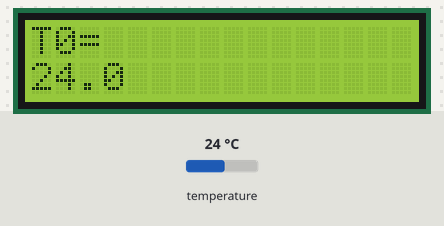
This sketch was run on a simulated Arduino Uno, built with avr-gcc and run on an emulated ATmega328P. Parts: 16×2 character LCD. Inputs (shaded band) come from the test bench; at power-on: temperature 24 °C.

Above: at 1.2 s.
1.3 s: temperature set to 12 °C
At 2.6 s:
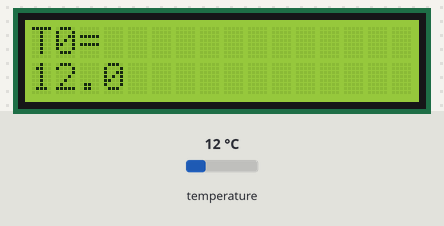
2.9 s: temperature set to 19 °C
At 4.4 s:
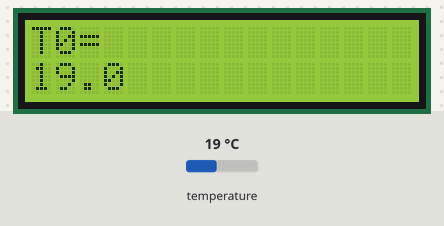
4.8 s: temperature set to 28 °C
At 6.2 s:
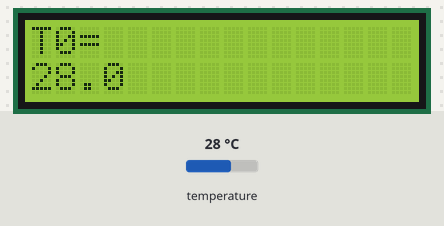
Timing chart, 0 to 7.8 s (numbered marks = the images above; inputs shaded):
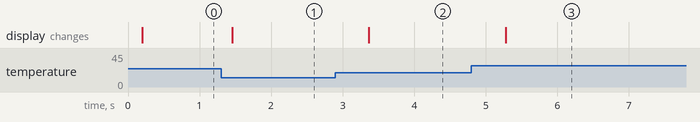

The sketch:

display_version__no_progressbar_.ino
```cpp
#include <OneWire.h>
#include <LiquidCrystal.h>

OneWire  ds(9);  // on pin 10 (a 4.7K resistor is necessary)
LiquidCrystal lcd(4, 5, 10, 11, 12, 13);

void setup(void) {
  lcd.begin(16, 2);
}

int iter;
int d,k;
char quad[4];
void loop(void) {
  byte i;
  byte present = 0;
  byte type_s;
  byte data[12];
  byte addr[8];
  float celsius;

  if ( !ds.search(addr)) {
    Serial.println();
    iter = 0;
    ds.reset_search();
    delay(500);
    return;
  }

  if (OneWire::crc8(addr, 7) != addr[7]) {
      Serial.println("CRC is not valid!");
      return;
  }

  // the first ROM byte indicates which chip
  switch (addr[0]) {
    case 0x10:
      type_s = 1;
      break;
    case 0x28:
    case 0x22:
      type_s = 0;
      break;
    default:
      Serial.println("Device is not a DS18x20 family device.");
      return;
  }

  ds.reset();
  ds.select(addr);
  ds.write(0x44, 1); // start conversion, with parasite power on at the end

  delay(100);

  present = ds.reset();
  ds.select(addr);
  ds.write(0xBE); // Read Scratchpad

  Serial.print(" ");
  for ( i = 0; i < 9; i++)            // we need 9 bytes
    data[i] = ds.read();


  // Convert the data to actual temperature
  // because the result is a 16 bit signed integer, it should
  // be stored to an "int16_t" type, which is always 16 bits
  // even when compiled on a 32 bit processor.
  int16_t raw = (data[1] << 8) | data[0];
  if (type_s) {
    raw = raw << 3; // 9 bit resolution default
    if (data[7] == 0x10) {
      // "count remain" gives full 12 bit resolution
      raw = (raw & 0xFFF0) + 12 - data[6];
    }
  } else {
    byte cfg = (data[4] & 0x60);
    // at lower res, the low bits are undefined, so let's zero them
    if (cfg == 0x00) raw = raw & ~7;  // 9 bit resolution, 93.75 ms
    else if (cfg == 0x20) raw = raw & ~3; // 10 bit res, 187.5 ms
    else if (cfg == 0x40) raw = raw & ~1; // 11 bit res, 375 ms
    //// default is 12 bit resolution, 750 ms conversion time
  }
  celsius = (float)raw / 16.0;

  sprintf(quad,"%d",celsius);

  lcd.setCursor(iter * 5,0);
  lcd.print("T"); lcd.print(iter); lcd.print("=");
  lcd.setCursor(iter * 5,1);
  lcd.print(celsius);

  iter++;
  lcd.setCursor(iter * 5 - 1,1);
  lcd.print(" ");
}
```

Measured:
- after the input at 1.3 s, the display: changes after 0.16 s (image 1)
- after the input at 2.9 s, the display: changes after 0.47 s (image 2)
- after the input at 4.8 s, the display: changes after 0.48 s (image 3)
